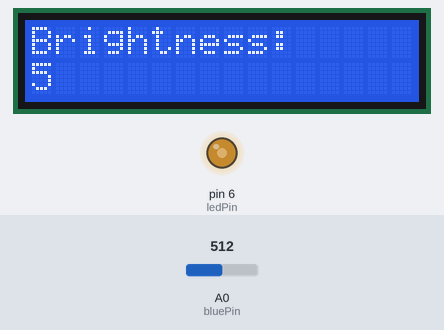
Recording of a sketch running on a simulated Arduino Uno, built with avr-gcc and run on an emulated ATmega328P. Shown: 16×2 character LCD, output pins drawn as LEDs (lit = HIGH). The inputs (shaded band) are chosen by the test bench; at power-on: A0 (bluePin) = 512.

Above: at 1.2 s.
1.3 s: A0 (bluePin) set to 716
At 3.1 s:
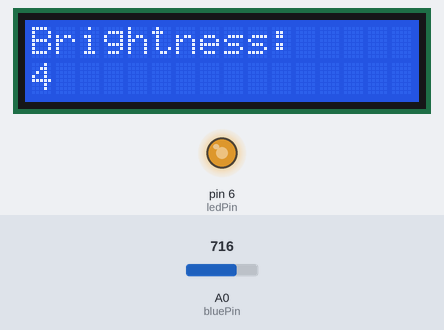
3.4 s: A0 (bluePin) set to 900
At 4.9 s:
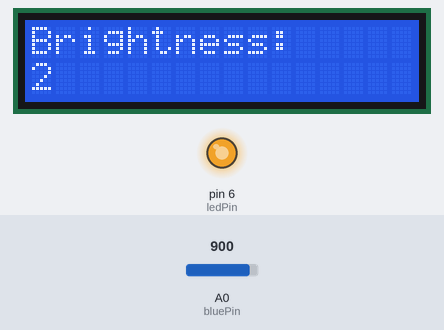
5.2 s: A0 (bluePin) set to 122
At 6.6 s:
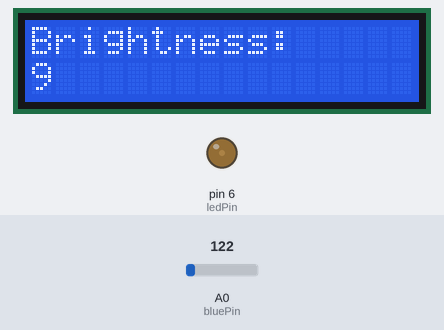
7.0 s: A0 (bluePin) set to 0
At 8.3 s:
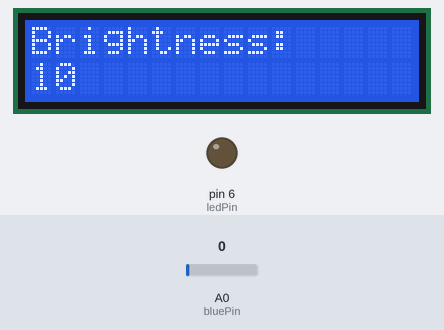
Timing chart, 0 to 9.9 s (numbered marks = the images above; inputs shaded):
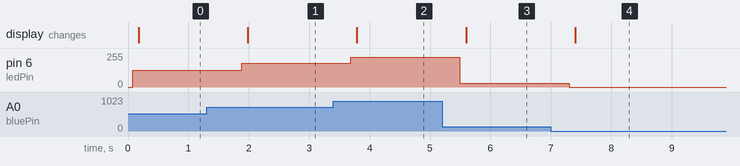

Measured:
- after the input at 1.3 s, pin 6 (ledPin): 127/255 → 178/255 after 0.58 s; the display: changes after 0.68 s (image 1)
- after the input at 3.4 s, pin 6 (ledPin): 178/255 → 224/255 after 0.29 s; the display: changes after 0.39 s (image 2)
- after the input at 5.2 s, pin 6 (ledPin): 224/255 → 30/255 after 0.30 s; the display: changes after 0.40 s (image 3)
- after the input at 7.0 s, pin 6 (ledPin): 30/255 → 0/255 after 0.30 s; the display: changes after 0.40 s (image 4)

The sketch:

Potentiometers.ino
```cpp
#include <Wire.h> //includes potentiometer library
#include <LiquidCrystal_I2C.h> //includes lcd and lcd backpack library
LiquidCrystal_I2C lcd(0x3F,16,2);
const int bluePin = A0; //potentiometer pin
const int ledPin = 6;
int bright;
int display;
int value;
void setup()
{
 pinMode(ledPin, OUTPUT);
  pinMode(bluePin, INPUT);
 lcd.init();
 lcd.backlight();
 lcd.setCursor(0, 0);
   lcd.print("Brightness:");
}
void loop()
{
  lcd.setCursor(0, 1);
 value = analogRead(bluePin);      //Read and save analog value from potentiometer
 bright = map(value, 0, 1023, 0, 255); //Map value 0-1023 to 0-255 (PWM)
  analogWrite(ledPin, bright);      	//Sends ptentiometer value to led
  delay(100);
 display = map(value, 0, 1023, 10, 0); //turns potentiometer value into a value between 1 and 10 and prints to lcd
	lcd.print(display);
	delay(500);
}
```
